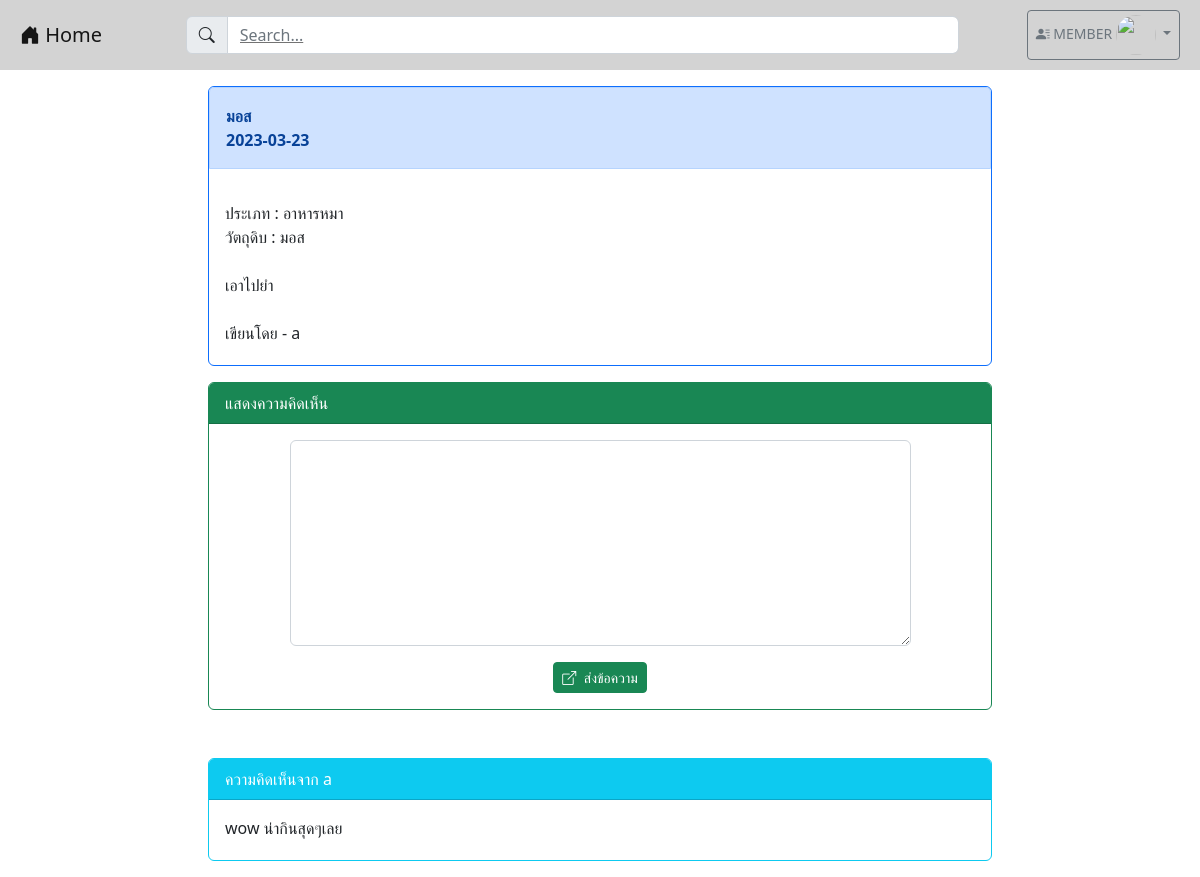
Screenshot of /post2.php?id=98 (signed in) with the database file from the repository.
### tables this page shows
CREATE TABLE `post` (
  `post_id` int(100) NOT NULL,
  `user_id` int(100) NOT NULL,
  `category_id` int(100) NOT NULL,
  `post_title` varchar(1000) NOT NULL,
  `post_ingredient` varchar(2024) NOT NULL,
  `post_content` varchar(2048) NOT NULL,
  `post_picture` longblob NOT NULL,
  `post_date` date NOT NULL,
  `post_like` int(100) NOT NULL,
  `post_dislike` int(100) NOT NULL,
  `post_view` int(100) NOT NULL
);

CREATE TABLE `category` (
  `category_id` int(100) NOT NULL,
  `category_tag` varchar(64) NOT NULL
);

CREATE TABLE `user` (
  `user_id` int(100) NOT NULL,
  `user_username` varchar(64) NOT NULL,
  `user_password` varchar(64) NOT NULL,
  `user_name` varchar(64) NOT NULL,
  `user_email` varchar(64) NOT NULL,
  `user_role` varchar(1) NOT NULL,
  `user_fname` varchar(100) NOT NULL,
  `user_lname` varchar(100) NOT NULL,
  `user_phone` int(10) NOT NULL,
  `user_exp` varchar(255) NOT NULL,
  `user_des` varchar(255) NOT NULL,
  `user_country` varchar(100) NOT NULL,
  `user_state` varchar(100) NOT NULL,
  `user_pic` longblob NOT NULL
);

CREATE TABLE `comment` (
  `comment_id` int(100) NOT NULL,
  `comment_content` varchar(200) NOT NULL,
  `comment_time` datetime(6) NOT NULL,
  `user_id` int(100) NOT NULL,
  `post_id` int(100) NOT NULL
);

### post2.php (the view, shortened to what this page needs)
<!DOCTYPE html>
<html lang="en">
<head>
    <link href="https://cdn.jsdelivr.net/npm/bootstrap@5.2.2/dist/css/bootstrap.min.css" rel="stylesheet">
    <link rel="stylesheet" href="https://cdn.jsdelivr.net/npm/bootstrap-icons@1.9.1/font/bootstrap-icons.css">
        <?php
        $id = $_GET['id'];
        ?>
</head>
<body>
    <?php
    include "nav.php";
    ?>
    <div class="container-xxl">
        <section class="col-md-8 mx-auto m-3">
            <?php
            isset($_GET['id']) ? $id = $_GET['id'] : header("Location: index.php");
            $server_name = "localhost";
            $username = "root";
            $password = "";
            $database = "webboard_recipes";
            $conn = new PDO("mysql:host=$server_name;dbname=$database;charset=utf8", "$username", "$password");
            $data = $conn->query("SELECT p.post_id, p.post_title, p.post_date,p.category_id,p.post_ingredient, p.post_content, u.user_username , p.user_id , u.user_id , c.category_tag , c.category_id
                                    FROM post p , user u , category c
                                    WHERE p.post_id = $id and p.category_id = c.category_id and u.user_id = p.user_id");
            if ($data !== false) {
                while ($row = $data->fetch()) {
                    $post_title = $row[1];
                    $post_date = $row[2];
                    $category_id = $row[3];
                    $post_ingredient = $row[4];
                    $post_content = $row[5];
                    $user_username = $row[6];
                    $category_id = $row[9];
                }
            }
            ?>
            <div class="card text-dark bg-white border-primary mb-3">
                <div class="card-header alert alert-primary">
                    <strong>
                        <?php
                            echo "$post_title <BR>";
                            echo "$post_date";
                        ?>
                    </strong>
                </div>
                <div class="card-body pb-1">
                    <div class="container row mb-3 justify-content-between">
                        <?php
                            echo "ประเภท : $category_id <BR>";
                            echo "วัตถุดิบ : $post_ingredient <BR><BR>";
                            echo "$post_content <BR><BR>";
                            echo "เขียนโดย - $user_username <BR>";
                        ?>
                    </div>
                </div>
            </div>
            <?php
            if (isset($_SESSION["id"])) {
            ?>
                <div class="card text-dark bg-white border-success">
                    <div class="card-header bg-success text-white">แสดงความคิดเห็น</div>
                    <div class="card-body">
                        <form action="post_save.php" method="post">
                            <div class="row mb-3 justify-content-center">
                                <div class="col-lg-10">
                                    <textarea name="comment" class="form-control" rows="8"></textarea>
                                </div>
                            </div>
                            <div class="row">
                                <div class="col-lg-12">
                                    <center>
                                        <button type="submit" class="btn btn-success btn-sm text-white">
                                            <i class="bi bi-box-arrow-up-right me-1"></i>
                                            ส่งข้อความ
                                        </button>
                                    </center>
                                </div>
                            </div>
                        </form>
                    </div>
                </div>
                <br><br>
            <?php
            }
            ?>
            <?php
            $conn = new PDO("mysql:host=$server_name;dbname=$database;charset=utf8", "$username", "$password");
            $comment = $conn->query("SELECT p.post_id, u.user_username, u.user_id, c.comment_content, c.user_id, c.comment_id, c.post_id
                FROM post p , user u , comment c
                WHERE p.post_id = c.post_id AND c.user_id = u.user_id AND c.post_id = $id ORDER BY c.comment_id ASC");
            if ($comment !== false) {
                while ($comm = $comment->fetch()) {
            ?>
                    <div class="card text-dark bg-white border-info mb-3">
                        <div class="card-header bg-info text-white">
                            <?php echo "ความคิดเห็นจาก " . $comm['1']; ?>
                        </div>
                        <div class="card-body pb-1">
                            <div class="container row mb-3 justify-content-between">
                                <?php
                                echo $comm['3'];
                                ?>
                            </div>
                        </div>
                    </div>
            <?php
                }
            }
            ?>
        </section>
    </div>
</body>
</html>

### rows the page displays
post: post_title "มอส", post_date "2023-03-23", category.category_tag "อาหารหมา", post_ingredient "มอส", post_content "เอาไปยำ", user.user_username "a"
comment: user.user_username "a", comment_content "wow น่ากินสุดๆเลย"

### other values shown
$_SESSION['username'] "MEMBER"
